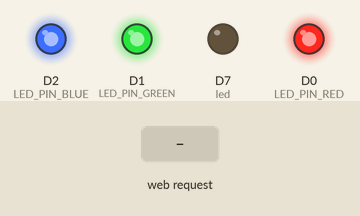
This sketch was run on a simulated ESP8266 (NodeMCU). Parts: output pins drawn as LEDs (lit = HIGH). The test bench sets the inputs (shaded band). WiFi joins after 1.5 s; servers stay silent unless stated; what the sketch prints to the serial monitor is not drawn.

Above: at 2.7 s.
2.8 s: HTTP request GET /red received
At 4.0 s:
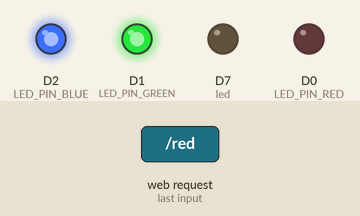
4.3 s: HTTP request GET /blue received
At 5.3 s:
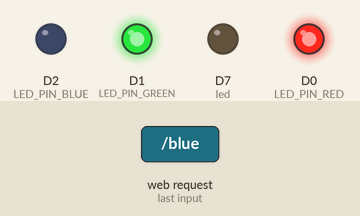
5.8 s: HTTP request GET /green received
At 6.5 s:
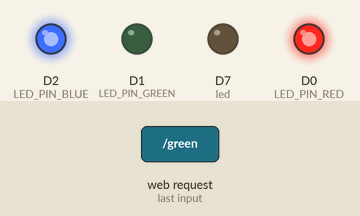
7.3 s: HTTP request GET /off received
At 7.6 s:
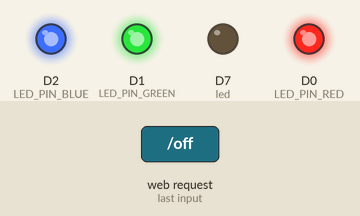
Timing chart, 0 to 9.8 s (numbered marks = the images above; inputs shaded):
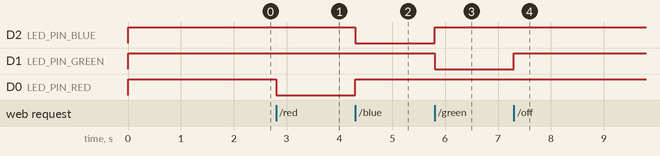

The sketch:

IoTez_2_firmware.ino
```cpp
#include <ESP8266WiFi.h>
#include <WiFiClient.h>
#include <ESP8266WebServer.h>

const char* ssid = "Pon aqui tu SSID";
const char* password = "Pon aqui tu password";

ESP8266WebServer server(80);

const int led = 13;
const int LED_PIN_RED = D0;
const int LED_PIN_BLUE = D2;
const int LED_PIN_GREEN = D1;

void handleRoot() {
  digitalWrite(led, 1);
  server.send(200, "text/plain", "IoTeces #2 Ejemplo basico de un servidor web multicolor");
  digitalWrite(led, 0);
}

void handleNotFound(){
  digitalWrite(led, 1);
  String message = "File Not Found\n\n";
  message += "URI: ";
  message += server.uri();
  message += "\nMethod: ";
  message += (server.method() == HTTP_GET)?"GET":"POST";
  message += "\nArguments: ";
  message += server.args();
  message += "\n";
  for (uint8_t i=0; i<server.args(); i++){
    message += " " + server.argName(i) + ": " + server.arg(i) + "\n";
  }
  server.send(404, "text/plain", message);
  digitalWrite(led, 0);
}
void handleRed() {
  digitalWrite(LED_PIN_RED, LOW);
  digitalWrite(LED_PIN_BLUE, HIGH);
  digitalWrite(LED_PIN_GREEN, HIGH);
  server.send(200, "text/plain", "Soy rojo");
}
void handleBlue() {
  digitalWrite(LED_PIN_RED, HIGH);
  digitalWrite(LED_PIN_BLUE, LOW);
  digitalWrite(LED_PIN_GREEN, HIGH);
  server.send(200, "text/plain", "Soy azul");
}
void handleGreen() {
  digitalWrite(LED_PIN_RED, HIGH);
  digitalWrite(LED_PIN_BLUE, HIGH);
  digitalWrite(LED_PIN_GREEN, LOW);
  server.send(200, "text/plain", "Soy verde");
}
void handleOff() {
  digitalWrite(LED_PIN_RED, HIGH);
  digitalWrite(LED_PIN_BLUE, HIGH);
  digitalWrite(LED_PIN_GREEN, HIGH);
  server.send(200, "text/plain", "Me apago");
}
void handleColor() {
  if(server.args() == 3){
    digitalWrite(LED_PIN_RED, 1-server.arg(0).toInt());
    digitalWrite(LED_PIN_BLUE, 1-server.arg(2).toInt());
    digitalWrite(LED_PIN_GREEN, 1-server.arg(1).toInt());

  }
  String message = "Your COLOR is (digitalOutput):\n";
  for (uint8_t i=0; i<server.args(); i++){
    message += " " + server.argName(i) + ": " + server.arg(i) + "\n";
  }
  server.send(200, "text/plain", message);
}
void setup(void){
  pinMode(led, OUTPUT);
  pinMode(LED_PIN_RED, OUTPUT);
  pinMode(LED_PIN_BLUE, OUTPUT);
  pinMode(LED_PIN_GREEN, OUTPUT);
  digitalWrite(led, 0);
  digitalWrite(LED_PIN_RED, HIGH);
  digitalWrite(LED_PIN_BLUE, HIGH);
  digitalWrite(LED_PIN_GREEN, HIGH);

  Serial.begin(115200);
  WiFi.begin(ssid, password);
  Serial.println("");

  // Wait for connection
  while (WiFi.status() != WL_CONNECTED) {
    delay(500);
    Serial.print(".");
  }
  Serial.println("");
  Serial.print("Connected to ");
  Serial.println(ssid);
  Serial.print("IP address: ");
  Serial.println(WiFi.localIP());

  server.on("/", handleRoot);
  server.on("/red", handleRed);
  server.on("/blue", handleBlue);
  server.on("/green", handleGreen);
  server.on("/off", handleOff);
  server.on("/color", handleColor);

  server.on("/inline", [](){
    server.send(200, "text/plain", "this works as well");
  });

  server.onNotFound(handleNotFound);

  server.begin();
  Serial.println("HTTP server started");
}

void loop(void){
  server.handleClient();
}
```

Measured:
- after the input at 2.8 s, D0 (LED_PIN_RED): HIGH → LOW at once
- after the input at 4.3 s, D2 (LED_PIN_BLUE): HIGH → LOW at once; D0 (LED_PIN_RED): LOW → HIGH at once
- after the input at 5.8 s, D2 (LED_PIN_BLUE): LOW → HIGH at once; D1 (LED_PIN_GREEN): HIGH → LOW at once
- after the input at 7.3 s, D1 (LED_PIN_GREEN): LOW → HIGH at once
